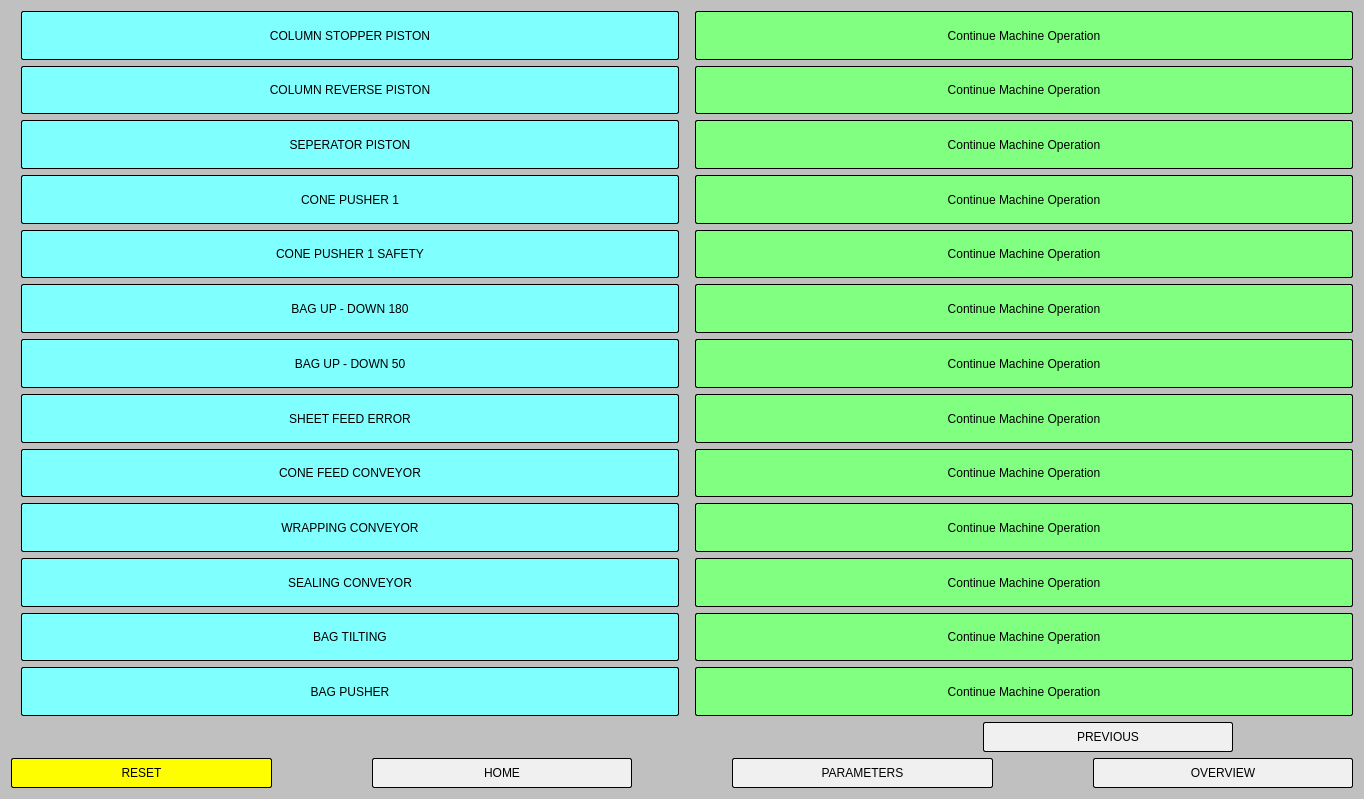
<?xml version="1.0" encoding="UTF-8"?>
<ui version="4.0">
 <class>Dialog</class>
 <widget class="QDialog" name="Dialog">
  <property name="geometry">
   <rect>
    <x>0</x>
    <y>0</y>
    <width>1364</width>
    <height>799</height>
   </rect>
  </property>
  <property name="windowTitle">
   <string>Dialog</string>
  </property>
  <property name="styleSheet">
   <string notr="true">background-color: rgb(192, 192, 192);</string>
  </property>
  <layout class="QGridLayout" name="gridLayout_3">
   <item row="0" column="0">
    <layout class="QGridLayout" name="gridLayout_2">
     <item row="0" column="0">
      <layout class="QGridLayout" name="gridLayout">
       <item row="3" column="0">
        <widget class="QLabel" name="label_5">
         <property name="sizePolicy">
          <sizepolicy hsizetype="Preferred" vsizetype="Preferred">
           <horstretch>250</horstretch>
           <verstretch>30</verstretch>
          </sizepolicy>
         </property>
         <property name="minimumSize">
          <size>
           <width>300</width>
           <height>40</height>
          </size>
         </property>
         <property name="styleSheet">
          <string notr="true">margin-left: 10px; border: 1px solid black; border-radius: 2px; background: rgb(127, 255, 254); </string>
         </property>
         <property name="text">
          <string>CONE PUSHER 1</string>
         </property>
         <property name="alignment">
          <set>Qt::AlignCenter</set>
         </property>
        </widget>
       </item>
       <item row="11" column="1">
        <widget class="QLabel" name="label_26">
         <property name="sizePolicy">
          <sizepolicy hsizetype="Preferred" vsizetype="Preferred">
           <horstretch>250</horstretch>
           <verstretch>30</verstretch>
          </sizepolicy>
         </property>
         <property name="minimumSize">
          <size>
           <width>300</width>
           <height>40</height>
          </size>
         </property>
         <property name="acceptDrops">
          <bool>false</bool>
         </property>
         <property name="autoFillBackground">
          <bool>false</bool>
         </property>
         <property name="styleSheet">
          <string notr="true">margin-left: 10px; border: 1px solid black; border-radius: 2px; background: rgb(129, 255, 129); </string>
         </property>
         <property name="text">
          <string>Continue Machine Operation</string>
         </property>
         <property name="alignment">
          <set>Qt::AlignCenter</set>
         </property>
        </widget>
       </item>
       <item row="12" column="1">
        <widget class="QLabel" name="label_27">
         <property name="sizePolicy">
          <sizepolicy hsizetype="Preferred" vsizetype="Preferred">
           <horstretch>250</horstretch>
           <verstretch>30</verstretch>
          </sizepolicy>
         </property>
         <property name="minimumSize">
          <size>
           <width>300</width>
           <height>40</height>
          </size>
         </property>
         <property name="acceptDrops">
          <bool>false</bool>
         </property>
         <property name="autoFillBackground">
          <bool>false</bool>
         </property>
         <property name="styleSheet">
          <string notr="true">margin-left: 10px; border: 1px solid black; border-radius: 2px; background: rgb(129, 255, 129); </string>
         </property>
         <property name="text">
          <string>Continue Machine Operation</string>
         </property>
         <property name="alignment">
          <set>Qt::AlignCenter</set>
         </property>
        </widget>
       </item>
       <item row="9" column="1">
        <widget class="QLabel" name="label_24">
         <property name="sizePolicy">
          <sizepolicy hsizetype="Preferred" vsizetype="Preferred">
           <horstretch>250</horstretch>
           <verstretch>30</verstretch>
          </sizepolicy>
         </property>
         <property name="minimumSize">
          <size>
           <width>300</width>
           <height>40</height>
          </size>
         </property>
         <property name="acceptDrops">
          <bool>false</bool>
         </property>
         <property name="autoFillBackground">
          <bool>false</bool>
         </property>
         <property name="styleSheet">
          <string notr="true">margin-left: 10px; border: 1px solid black; border-radius: 2px; background: rgb(129, 255, 129); </string>
         </property>
         <property name="text">
          <string>Continue Machine Operation</string>
         </property>
         <property name="alignment">
          <set>Qt::AlignCenter</set>
         </property>
        </widget>
       </item>
       <item row="2" column="1">
        <widget class="QLabel" name="label_17">
         <property name="sizePolicy">
          <sizepolicy hsizetype="Preferred" vsizetype="Preferred">
           <horstretch>250</horstretch>
           <verstretch>30</verstretch>
          </sizepolicy>
         </property>
         <property name="minimumSize">
          <size>
           <width>300</width>
           <height>40</height>
          </size>
         </property>
         <property name="acceptDrops">
          <bool>false</bool>
         </property>
         <property name="autoFillBackground">
          <bool>false</bool>
         </property>
         <property name="styleSheet">
          <string notr="true">margin-left: 10px; border: 1px solid black; border-radius: 2px; background: rgb(129, 255, 129); </string>
         </property>
         <property name="text">
          <string>Continue Machine Operation</string>
         </property>
         <property name="alignment">
          <set>Qt::AlignCenter</set>
         </property>
        </widget>
       </item>
       <item row="0" column="0">
        <widget class="QLabel" name="label_4">
         <property name="sizePolicy">
          <sizepolicy hsizetype="Preferred" vsizetype="Preferred">
           <horstretch>250</horstretch>
           <verstretch>30</verstretch>
          </sizepolicy>
         </property>
         <property name="minimumSize">
          <size>
           <width>300</width>
           <height>40</height>
          </size>
         </property>
         <property name="styleSheet">
          <string notr="true">margin-left: 10px; border: 1px solid black; border-radius: 2px; background: rgb(127, 255, 254); </string>
         </property>
         <property name="text">
          <string>COLUMN STOPPER PISTON</string>
         </property>
         <property name="alignment">
          <set>Qt::AlignCenter</set>
         </property>
        </widget>
       </item>
       <item row="12" column="0">
        <widget class="QLabel" name="label_10">
         <property name="sizePolicy">
          <sizepolicy hsizetype="Preferred" vsizetype="Preferred">
           <horstretch>250</horstretch>
           <verstretch>30</verstretch>
          </sizepolicy>
         </property>
         <property name="minimumSize">
          <size>
           <width>300</width>
           <height>40</height>
          </size>
         </property>
         <property name="styleSheet">
          <string notr="true">margin-left: 10px; border: 1px solid black; border-radius: 2px; background: rgb(127, 255, 254); </string>
         </property>
         <property name="text">
          <string>BAG PUSHER</string>
         </property>
         <property name="alignment">
          <set>Qt::AlignCenter</set>
         </property>
        </widget>
       </item>
       <item row="3" column="1">
        <widget class="QLabel" name="label_18">
         <property name="sizePolicy">
          <sizepolicy hsizetype="Preferred" vsizetype="Preferred">
           <horstretch>250</horstretch>
           <verstretch>30</verstretch>
          </sizepolicy>
         </property>
         <property name="minimumSize">
          <size>
           <width>300</width>
           <height>40</height>
          </size>
         </property>
         <property name="acceptDrops">
          <bool>false</bool>
         </property>
         <property name="autoFillBackground">
          <bool>false</bool>
         </property>
         <property name="styleSheet">
          <string notr="true">margin-left: 10px; border: 1px solid black; border-radius: 2px; background: rgb(129, 255, 129); </string>
         </property>
         <property name="text">
          <string>Continue Machine Operation</string>
         </property>
         <property name="alignment">
          <set>Qt::AlignCenter</set>
         </property>
        </widget>
       </item>
       <item row="6" column="1">
        <widget class="QLabel" name="label_21">
         <property name="sizePolicy">
          <sizepolicy hsizetype="Preferred" vsizetype="Preferred">
           <horstretch>250</horstretch>
           <verstretch>30</verstretch>
          </sizepolicy>
         </property>
         <property name="minimumSize">
          <size>
           <width>300</width>
           <height>40</height>
          </size>
         </property>
         <property name="acceptDrops">
          <bool>false</bool>
         </property>
         <property name="autoFillBackground">
          <bool>false</bool>
         </property>
         <property name="styleSheet">
          <string notr="true">margin-left: 10px; border: 1px solid black; border-radius: 2px; background: rgb(129, 255, 129); </string>
         </property>
         <property name="text">
          <string>Continue Machine Operation</string>
         </property>
         <property name="alignment">
          <set>Qt::AlignCenter</set>
         </property>
        </widget>
       </item>
       <item row="11" column="0">
        <widget class="QLabel" name="label_13">
         <property name="sizePolicy">
          <sizepolicy hsizetype="Preferred" vsizetype="Preferred">
           <horstretch>250</horstretch>
           <verstretch>30</verstretch>
          </sizepolicy>
         </property>
         <property name="minimumSize">
          <size>
           <width>300</width>
           <height>40</height>
          </size>
         </property>
         <property name="styleSheet">
          <string notr="true">margin-left: 10px; border: 1px solid black; border-radius: 2px; background: rgb(127, 255, 254); </string>
         </property>
         <property name="text">
          <string>BAG TILTING</string>
         </property>
         <property name="alignment">
          <set>Qt::AlignCenter</set>
         </property>
        </widget>
       </item>
       <item row="2" column="0">
        <widget class="QLabel" name="label_7">
         <property name="sizePolicy">
          <sizepolicy hsizetype="Preferred" vsizetype="Preferred">
           <horstretch>250</horstretch>
           <verstretch>30</verstretch>
          </sizepolicy>
         </property>
         <property name="minimumSize">
          <size>
           <width>300</width>
           <height>40</height>
          </size>
         </property>
         <property name="styleSheet">
          <string notr="true">margin-left: 10px; border: 1px solid black; border-radius: 2px; background: rgb(127, 255, 254); </string>
         </property>
         <property name="text">
          <string>SEPERATOR PISTON</string>
         </property>
         <property name="alignment">
          <set>Qt::AlignCenter</set>
         </property>
        </widget>
       </item>
       <item row="5" column="0">
        <widget class="QLabel" name="label_3">
         <property name="sizePolicy">
          <sizepolicy hsizetype="Preferred" vsizetype="Preferred">
           <horstretch>250</horstretch>
           <verstretch>30</verstretch>
          </sizepolicy>
         </property>
         <property name="minimumSize">
          <size>
           <width>300</width>
           <height>40</height>
          </size>
         </property>
         <property name="styleSheet">
          <string notr="true">margin-left: 10px; border: 1px solid black; border-radius: 2px; background: rgb(127, 255, 254); </string>
         </property>
         <property name="text">
          <string>BAG UP - DOWN 180</string>
         </property>
         <property name="alignment">
          <set>Qt::AlignCenter</set>
         </property>
        </widget>
       </item>
       <item row="8" column="0">
        <widget class="QLabel" name="label_12">
         <property name="sizePolicy">
          <sizepolicy hsizetype="Preferred" vsizetype="Preferred">
           <horstretch>250</horstretch>
           <verstretch>30</verstretch>
          </sizepolicy>
         </property>
         <property name="minimumSize">
          <size>
           <width>300</width>
           <height>40</height>
          </size>
         </property>
         <property name="styleSheet">
          <string notr="true">margin-left: 10px; border: 1px solid black; border-radius: 2px; background: rgb(127, 255, 254); </string>
         </property>
         <property name="text">
          <string>CONE FEED CONVEYOR</string>
         </property>
         <property name="alignment">
          <set>Qt::AlignCenter</set>
         </property>
        </widget>
       </item>
       <item row="9" column="0">
        <widget class="QLabel" name="label_14">
         <property name="sizePolicy">
          <sizepolicy hsizetype="Preferred" vsizetype="Preferred">
           <horstretch>250</horstretch>
           <verstretch>30</verstretch>
          </sizepolicy>
         </property>
         <property name="minimumSize">
          <size>
           <width>300</width>
           <height>40</height>
          </size>
         </property>
         <property name="styleSheet">
          <string notr="true">margin-left: 10px; border: 1px solid black; border-radius: 2px; background: rgb(127, 255, 254); </string>
         </property>
         <property name="text">
          <string>WRAPPING CONVEYOR</string>
         </property>
         <property name="alignment">
          <set>Qt::AlignCenter</set>
         </property>
        </widget>
       </item>
       <item row="6" column="0">
        <widget class="QLabel" name="label_6">
         <property name="sizePolicy">
          <sizepolicy hsizetype="Preferred" vsizetype="Preferred">
           <horstretch>250</horstretch>
           <verstretch>30</verstretch>
          </sizepolicy>
         </property>
         <property name="minimumSize">
          <size>
           <width>300</width>
           <height>40</height>
          </size>
         </property>
         <property name="styleSheet">
          <string notr="true">margin-left: 10px; border: 1px solid black; border-radius: 2px; background: rgb(127, 255, 254); </string>
         </property>
         <property name="text">
          <string>BAG UP - DOWN 50</string>
         </property>
         <property name="alignment">
          <set>Qt::AlignCenter</set>
         </property>
        </widget>
       </item>
       <item row="1" column="0">
        <widget class="QLabel" name="label_2">
         <property name="sizePolicy">
          <sizepolicy hsizetype="Preferred" vsizetype="Preferred">
           <horstretch>250</horstretch>
           <verstretch>30</verstretch>
          </sizepolicy>
         </property>
         <property name="minimumSize">
          <size>
           <width>300</width>
           <height>40</height>
          </size>
         </property>
         <property name="styleSheet">
          <string notr="true">margin-left: 10px; border: 1px solid black; border-radius: 2px; background: rgb(127, 255, 254); </string>
         </property>
         <property name="text">
          <string>COLUMN REVERSE PISTON</string>
         </property>
         <property name="alignment">
          <set>Qt::AlignCenter</set>
         </property>
        </widget>
       </item>
       <item row="1" column="1">
        <widget class="QLabel" name="label_16">
         <property name="sizePolicy">
          <sizepolicy hsizetype="Preferred" vsizetype="Preferred">
           <horstretch>250</horstretch>
           <verstretch>30</verstretch>
          </sizepolicy>
         </property>
         <property name="minimumSize">
          <size>
           <width>300</width>
           <height>40</height>
          </size>
         </property>
         <property name="acceptDrops">
          <bool>false</bool>
         </property>
         <property name="autoFillBackground">
          <bool>false</bool>
         </property>
         <property name="styleSheet">
          <string notr="true">margin-left: 10px; border: 1px solid black; border-radius: 2px; background: rgb(129, 255, 129); </string>
         </property>
         <property name="text">
          <string>Continue Machine Operation</string>
         </property>
         <property name="alignment">
          <set>Qt::AlignCenter</set>
         </property>
        </widget>
       </item>
       <item row="10" column="1">
        <widget class="QLabel" name="label_25">
         <property name="sizePolicy">
          <sizepolicy hsizetype="Preferred" vsizetype="Preferred">
           <horstretch>250</horstretch>
           <verstretch>30</verstretch>
          </sizepolicy>
         </property>
         <property name="minimumSize">
          <size>
           <width>300</width>
           <height>40</height>
          </size>
         </property>
         <property name="acceptDrops">
          <bool>false</bool>
         </property>
         <property name="autoFillBackground">
          <bool>false</bool>
         </property>
         <property name="styleSheet">
          <string notr="true">margin-left: 10px; border: 1px solid black; border-radius: 2px; background: rgb(129, 255, 129); </string>
         </property>
         <property name="text">
          <string>Continue Machine Operation</string>
         </property>
         <property name="alignment">
          <set>Qt::AlignCenter</set>
         </property>
        </widget>
       </item>
       <item row="10" column="0">
        <widget class="QLabel" name="label_11">
         <property name="sizePolicy">
          <sizepolicy hsizetype="Preferred" vsizetype="Preferred">
           <horstretch>250</horstretch>
           <verstretch>30</verstretch>
          </sizepolicy>
         </property>
         <property name="minimumSize">
          <size>
           <width>300</width>
           <height>40</height>
          </size>
         </property>
         <property name="styleSheet">
          <string notr="true">margin-left: 10px; border: 1px solid black; border-radius: 2px; background: rgb(127, 255, 254); </string>
         </property>
         <property name="text">
          <string>SEALING CONVEYOR</string>
         </property>
         <property name="alignment">
          <set>Qt::AlignCenter</set>
         </property>
        </widget>
       </item>
       <item row="5" column="1">
        <widget class="QLabel" name="label_20">
         <property name="sizePolicy">
          <sizepolicy hsizetype="Preferred" vsizetype="Preferred">
           <horstretch>250</horstretch>
           <verstretch>30</verstretch>
          </sizepolicy>
         </property>
         <property name="minimumSize">
          <size>
           <width>300</width>
           <height>40</height>
          </size>
         </property>
         <property name="acceptDrops">
          <bool>false</bool>
         </property>
         <property name="autoFillBackground">
          <bool>false</bool>
         </property>
         <property name="styleSheet">
          <string notr="true">margin-left: 10px; border: 1px solid black; border-radius: 2px; background: rgb(129, 255, 129); </string>
         </property>
         <property name="text">
          <string>Continue Machine Operation</string>
         </property>
         <property name="alignment">
          <set>Qt::AlignCenter</set>
         </property>
        </widget>
       </item>
       <item row="7" column="1">
        <widget class="QLabel" name="label_22">
         <property name="sizePolicy">
          <sizepolicy hsizetype="Preferred" vsizetype="Preferred">
           <horstretch>250</horstretch>
           <verstretch>30</verstretch>
          </sizepolicy>
         </property>
         <property name="minimumSize">
          <size>
           <width>300</width>
           <height>40</height>
          </size>
         </property>
         <property name="acceptDrops">
          <bool>false</bool>
         </property>
         <property name="autoFillBackground">
          <bool>false</bool>
         </property>
         <property name="styleSheet">
          <string notr="true">margin-left: 10px; border: 1px solid black; border-radius: 2px; background: rgb(129, 255, 129); </string>
         </property>
         <property name="text">
          <string>Continue Machine Operation</string>
         </property>
         <property name="alignment">
          <set>Qt::AlignCenter</set>
         </property>
        </widget>
       </item>
       <item row="4" column="1">
        <widget class="QLabel" name="label_19">
         <property name="sizePolicy">
          <sizepolicy hsizetype="Preferred" vsizetype="Preferred">
           <horstretch>250</horstretch>
           <verstretch>30</verstretch>
          </sizepolicy>
         </property>
         <property name="minimumSize">
          <size>
           <width>300</width>
           <height>40</height>
          </size>
         </property>
         <property name="acceptDrops">
          <bool>false</bool>
         </property>
         <property name="autoFillBackground">
          <bool>false</bool>
         </property>
         <property name="styleSheet">
          <string notr="true">margin-left: 10px; border: 1px solid black; border-radius: 2px; background: rgb(129, 255, 129); </string>
         </property>
         <property name="text">
          <string>Continue Machine Operation</string>
         </property>
         <property name="alignment">
          <set>Qt::AlignCenter</set>
         </property>
        </widget>
       </item>
       <item row="4" column="0">
        <widget class="QLabel" name="label_8">
         <property name="sizePolicy">
          <sizepolicy hsizetype="Preferred" vsizetype="Preferred">
           <horstretch>250</horstretch>
           <verstretch>30</verstretch>
          </sizepolicy>
         </property>
         <property name="minimumSize">
          <size>
           <width>300</width>
           <height>40</height>
          </size>
         </property>
         <property name="styleSheet">
          <string notr="true">margin-left: 10px; border: 1px solid black; border-radius: 2px; background: rgb(127, 255, 254); </string>
         </property>
         <property name="text">
          <string>CONE PUSHER 1 SAFETY</string>
         </property>
         <property name="alignment">
          <set>Qt::AlignCenter</set>
         </property>
        </widget>
       </item>
       <item row="0" column="1">
        <widget class="QLabel" name="label_15">
         <property name="sizePolicy">
          <sizepolicy hsizetype="Preferred" vsizetype="Preferred">
           <horstretch>250</horstretch>
           <verstretch>30</verstretch>
          </sizepolicy>
         </property>
         <property name="minimumSize">
          <size>
           <width>300</width>
           <height>40</height>
          </size>
         </property>
         <property name="acceptDrops">
          <bool>false</bool>
         </property>
         <property name="autoFillBackground">
          <bool>false</bool>
         </property>
         <property name="styleSheet">
          <string notr="true">margin-left: 10px; border: 1px solid black; border-radius: 2px; background: rgb(129, 255, 129); </string>
         </property>
         <property name="text">
          <string>Continue Machine Operation</string>
         </property>
         <property name="alignment">
          <set>Qt::AlignCenter</set>
         </property>
        </widget>
       </item>
       <item row="8" column="1">
        <widget class="QLabel" name="label_23">
         <property name="sizePolicy">
          <sizepolicy hsizetype="Preferred" vsizetype="Preferred">
           <horstretch>250</horstretch>
           <verstretch>30</verstretch>
          </sizepolicy>
         </property>
         <property name="minimumSize">
          <size>
           <width>300</width>
           <height>40</height>
          </size>
         </property>
         <property name="acceptDrops">
          <bool>false</bool>
         </property>
         <property name="autoFillBackground">
          <bool>false</bool>
         </property>
         <property name="styleSheet">
          <string notr="true">margin-left: 10px; border: 1px solid black; border-radius: 2px; background: rgb(129, 255, 129); </string>
         </property>
         <property name="text">
          <string>Continue Machine Operation</string>
         </property>
         <property name="alignment">
          <set>Qt::AlignCenter</set>
         </property>
        </widget>
       </item>
       <item row="7" column="0">
        <widget class="QLabel" name="label_9">
         <property name="sizePolicy">
          <sizepolicy hsizetype="Preferred" vsizetype="Preferred">
           <horstretch>250</horstretch>
           <verstretch>30</verstretch>
          </sizepolicy>
         </property>
         <property name="minimumSize">
          <size>
           <width>300</width>
           <height>40</height>
          </size>
         </property>
         <property name="styleSheet">
          <string notr="true">margin-left: 10px; border: 1px solid black; border-radius: 2px; background: rgb(127, 255, 254); </string>
         </property>
         <property name="text">
          <string>SHEET FEED ERROR</string>
         </property>
         <property name="alignment">
          <set>Qt::AlignCenter</set>
         </property>
        </widget>
       </item>
      </layout>
     </item>
     <item row="1" column="0">
      <layout class="QHBoxLayout" name="horizontalLayout_2">
       <item>
        <spacer name="horizontalSpacer">
         <property name="orientation">
          <enum>Qt::Horizontal</enum>
         </property>
         <property name="sizeHint" stdset="0">
          <size>
           <width>40</width>
           <height>20</height>
          </size>
         </property>
        </spacer>
       </item>
       <item>
        <widget class="QPushButton" name="pushButton_4">
         <property name="minimumSize">
          <size>
           <width>250</width>
           <height>30</height>
          </size>
         </property>
         <property name="maximumSize">
          <size>
           <width>300</width>
           <height>40</height>
          </size>
         </property>
         <property name="autoFillBackground">
          <bool>false</bool>
         </property>
         <property name="styleSheet">
          <string notr="true">background-color:rgb(240, 240, 240);border: 1px solid black; border-radius: 2px;</string>
         </property>
         <property name="text">
          <string>PREVIOUS</string>
         </property>
         <property name="icon">
          <iconset resource="icon.qrc">
           <normaloff>:/Previousbutton/LEFT ARROW.png</normaloff>:/Previousbutton/LEFT ARROW.png</iconset>
         </property>
        </widget>
       </item>
       <item>
        <spacer name="horizontalSpacer_2">
         <property name="orientation">
          <enum>Qt::Horizontal</enum>
         </property>
         <property name="sizeType">
          <enum>QSizePolicy::Fixed</enum>
         </property>
         <property name="sizeHint" stdset="0">
          <size>
           <width>120</width>
           <height>20</height>
          </size>
         </property>
        </spacer>
       </item>
      </layout>
     </item>
     <item row="2" column="0">
      <layout class="QHBoxLayout" name="horizontalLayout">
       <property name="spacing">
        <number>100</number>
       </property>
       <item>
        <widget class="QPushButton" name="pushButton">
         <property name="minimumSize">
          <size>
           <width>150</width>
           <height>30</height>
          </size>
         </property>
         <property name="maximumSize">
          <size>
           <width>300</width>
           <height>40</height>
          </size>
         </property>
         <property name="autoFillBackground">
          <bool>false</bool>
         </property>
         <property name="styleSheet">
          <string notr="true">background-color: rgb(255, 254, 0);border: 1px solid black; border-radius: 2px;</string>
         </property>
         <property name="text">
          <string>RESET</string>
         </property>
        </widget>
       </item>
       <item>
        <widget class="QPushButton" name="pushButton_2">
         <property name="minimumSize">
          <size>
           <width>150</width>
           <height>30</height>
          </size>
         </property>
         <property name="maximumSize">
          <size>
           <width>300</width>
           <height>40</height>
          </size>
         </property>
         <property name="autoFillBackground">
          <bool>false</bool>
         </property>
         <property name="styleSheet">
          <string notr="true">background-color:rgb(240, 240, 240);border: 1px solid black; border-radius: 2px;</string>
         </property>
         <property name="text">
          <string>HOME</string>
         </property>
        </widget>
       </item>
       <item>
        <widget class="QPushButton" name="pushButton_3">
         <property name="minimumSize">
          <size>
           <width>150</width>
           <height>30</height>
          </size>
         </property>
         <property name="maximumSize">
          <size>
           <width>300</width>
           <height>40</height>
          </size>
         </property>
         <property name="autoFillBackground">
          <bool>false</bool>
         </property>
         <property name="styleSheet">
          <string notr="true">background-color:rgb(240, 240, 240);border: 1px solid black; border-radius: 2px;</string>
         </property>
         <property name="text">
          <string>PARAMETERS</string>
         </property>
        </widget>
       </item>
       <item>
        <widget class="QPushButton" name="pushButton_5">
         <property name="minimumSize">
          <size>
           <width>150</width>
           <height>30</height>
          </size>
         </property>
         <property name="maximumSize">
          <size>
           <width>300</width>
           <height>40</height>
          </size>
         </property>
         <property name="autoFillBackground">
          <bool>false</bool>
         </property>
         <property name="styleSheet">
          <string notr="true">background-color:rgb(240, 240, 240);border: 1px solid black; border-radius: 2px;</string>
         </property>
         <property name="text">
          <string>OVERVIEW</string>
         </property>
        </widget>
       </item>
      </layout>
     </item>
    </layout>
   </item>
  </layout>
 </widget>
 <resources>
  <include location="icon.qrc"/>
 </resources>
 <connections/>
</ui>
